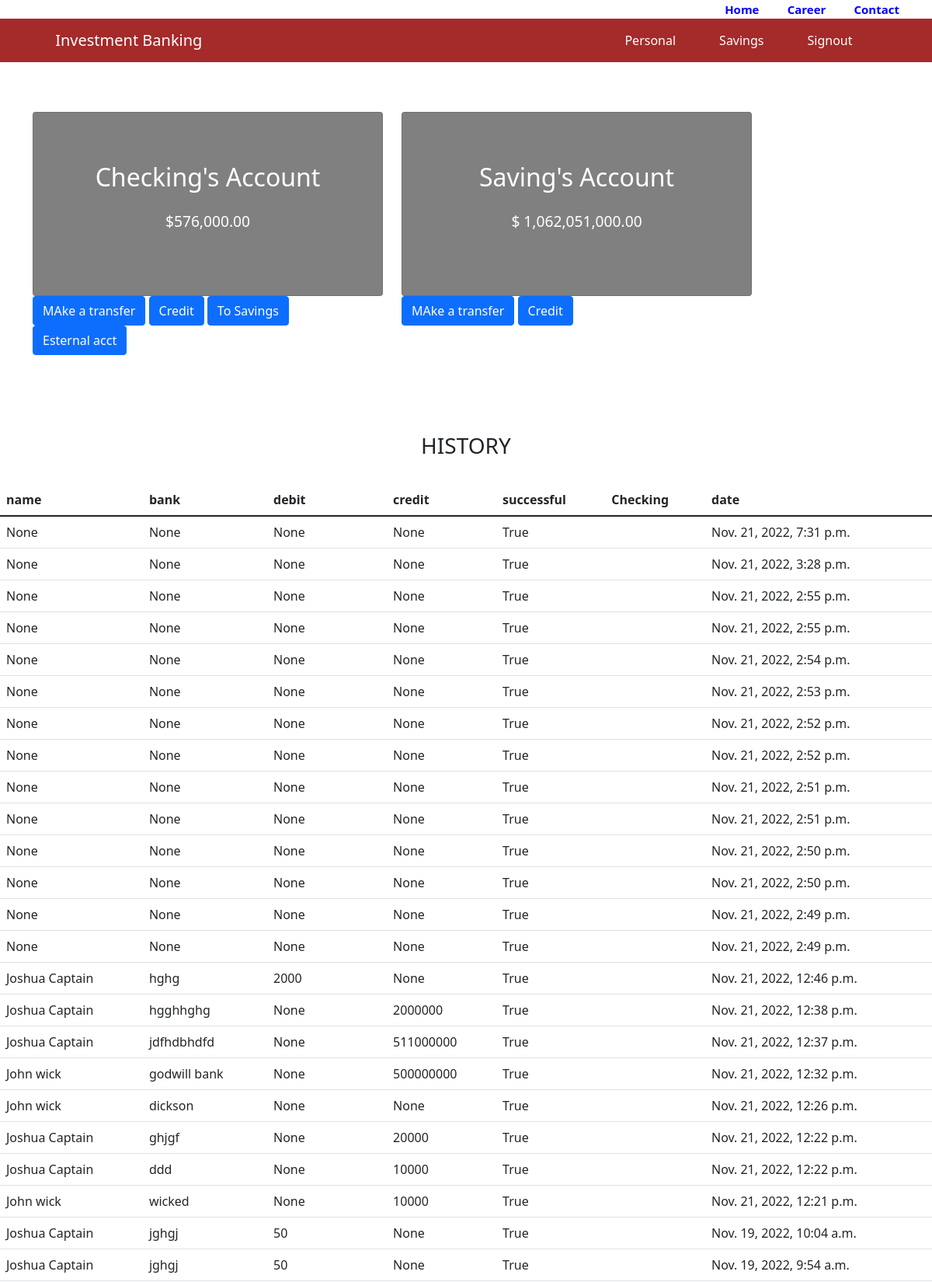
/main (signed in, upper part), run on the app's committed database.
### transfer/models.py (models this page shows, shortened)
class Saving(models.Model):
    user = models.ForeignKey(User, on_delete=models.CASCADE)
    s_acc_holder = models.CharField(max_length =250,blank=True, null=True)
    s_bank = models.CharField(max_length =250,blank=True, null=True)
    s_acc_name = models.CharField(max_length =250,blank=True, null=True)
    s_acc_num = models.IntegerField(blank=True, null=True)
    s_purpose = models.CharField(max_length =250)
    savings_account = models.BooleanField()
    s_credit = models.IntegerField(blank=True, null=True)
    s_debit = models.IntegerField(blank=True, null=True)
    s_balance = models.IntegerField(blank=True, null=True)
    s_success = models.BooleanField(default=False)
    s_debit_date = models.DateTimeField(auto_now_add=True)

### transfer/views.py (the view)
# urls.py: path('main',main,name = 'main'),
def main(request):
    incoming_debit = Checking.objects.filter(user__username = request.user.username).last()
    new_balance = incoming_debit.c_balance
    history = Checking.objects.filter(user__username = request.user.username, c_success =True).order_by('-id')
    bal = Saving.objects.filter(user__username = request.user.username).last()
    show_bal = bal.s_balance
    history2 = Saving.objects.filter(user__username = request.user.username, s_success =True).order_by('-id')
    added = Saving.objects.filter(user__username = request.user.username).last()
    new_add = int(added.s_balance)
    return render(request,'main.html', {
        'new_balance':new_balance,
        'history':history,
        'bal':bal,
        'show_bal':show_bal,
        'history2':history2,
        'new_add':new_add
        })

### transfer/templates/main.html (shortened to what this page needs)
{% extends "base.html" %}
{% load humanize %}
{% block header %} {% include "header.html" %}{% endblock header %}
{% block content %}
        <div class="mainacct">
          <div class="container">
              <div class="row">
                  <div class="col-lg-5">
                      <div class="card">
                          <h5 class="title">Checking's Account</h5>
                          <p>${{new_balance|floatformat:2|intcomma}}</p>
                      </div>
                      <a href="{% url 'checkings' %}" class="btn btn-primary">MAke a transfer</a>
                      <a href="{% url 'credit' %}" class="btn btn-primary">Credit</a>
                      <a href="{% url 'cktrs' %}" class="btn btn-primary">To Savings</a>
                      <a href="{% url 'me2me' %}" class="btn btn-primary">Esternal acct</a>
                  </div>
                  <div class="col-lg-5">
                    <div class="card">
                      <h5 class="title">Saving's Account</h5>
                      <p>$ {{show_bal|floatformat:2|intcomma}}</p>
                  </div>
                  <a href="{% url 'savings' %}" class="btn btn-primary">MAke a transfer</a>
                  <a href="{% url 'savings_cd' %}" class="btn btn-primary">Credit</a>
              </div>
                  </div>
              </div>
          </div>
      <div class="history_table">
        <h3 class="title">HISTORY</h3>
          <table class="table">
              <thead>
                <tr>
                  <th scope="col">name</th>
                  <th scope="col">bank</th>
                  <th scope="col">debit</th>
                  <th scope="col">credit</th>
                  <th scope="col">successful</th>
                  <th scope="col">Checking</th>
                  <th scope="col">date</th>
                </tr>
              </thead>
              <tbody>
                {% if history2 %}
                  {% for item in history2 %}
                    <tr>
                      <td>{{item.s_acc_holder}}</td>
                      <td>{{item.s_bank}}</td>
                      <td>{{item.s_debit}}</td>
                      <td>{{item.s_credit}}</td>
                      <td>{{item.s_success}}</td>
                      <td>{{item.Savings_account}}</td>
                      <td>{{item.s_debit_date}}</td>
                    </tr>
                  {% endfor %}
                {% endif %}
                    <br>
              </tbody>
            </table>
      </div>
{% endblock content %}

### transfer/templates/base.html (shortened to what this page needs)
<!doctype html>
{% load static %}
{% load humanize %}
<html lang="en">
  <head>
    <link href="https://cdn.jsdelivr.net/npm/bootstrap@5.1.3/dist/css/bootstrap.min.css" rel="stylesheet">
    <link rel="stylesheet" href="{% static '' %}css/style.css">
  </head>
  <body>
        <div class="first_bar">
            <div class="container ">
                    <div class="namove ">
                        <a href="{% url 'index' %}">Home</a>
                        <a href="">career</a>
                        <a href="">contact</a>
                    </div>
            </div>
        </div>
        {% block header %}    {% endblock header %}
        {% block content %}    {% endblock content %}
  </body>
</html>

### transfer/templates/header.html (shortened to what this page needs)
        <div class="banking">
            <div class="container">
                <div class="row justify-content-center">
                    <nav class="navbar navbar-expand-lg ">
                        <div class="container-fluid">
                          <a class="navbar-brand" href="index.html"><img src="https://image.shutterstock.com/image-vector/bank-icon-logo-vector-260nw-399995245.jpg" style="width:100px ;" alt=""> Investment Banking</a>
                          <div class="collapse navbar-collapse" id="navbarSupportedContent">
                            <ul class="navbar-nav me-auto mb-2 mb-lg-0">
                              {% if user.is_authenticated %}
                              <li class="nav-item">
                                <a class="nav-link" href="#">Personal</a>
                              </li>
                              <li class="nav-item">
                                <a class="nav-link" href="#">Savings</a>
                              </li>
                              <li class="nav-item">
                                <a class="nav-link" href="{% url 'signout' %}">Signout</a>
                              </li>
                              {% endif %}
                            </ul>
                          </div>
                        </div>
                      </nav>
                </div>
            </div>
        </div>

### transfer/static/css/style.css (style rules this page uses)
* { margin: 0; padding: 0; box-sizing: border-box; }
.namove { text-align: end; }
.namove a { padding-left: 2rem; font-weight: 600; font-size: 15px; text-transform: capitalize; text-decoration: none; color: blue; }
.banking a { color: white; }
#navbarSupportedContent { margin-left: 30rem; color: white; }
#navbarSupportedContent a { color: white; padding-left: 3rem; }
.banking { background: brown; }
.mainacct { padding-top: 4rem; }
.mainacct h5 { text-align: center; padding-bottom: 1rem; font-size: 2rem; text-transform: capitalize; color: white; }
.mainacct .card { padding-top: 4rem; padding-bottom: 4rem; background: gray; }
.mainacct p { text-align: center; font-size: larger; color: white; }
.history_table .title { text-align: center; padding-top: 100px; }

### data on the page
Saving: s_acc_holder "None", s_bank "None", s_debit "None", s_credit "None", s_success "True", s_debit_date "Nov. 21, 2022, 7:31 p.m."
Saving: s_acc_holder "None", s_bank "None", s_debit "None", s_credit "None", s_success "True", s_debit_date "Nov. 21, 2022, 3:28 p.m."
Saving: s_acc_holder "None", s_bank "None", s_debit "None", s_credit "None", s_success "True", s_debit_date "Nov. 21, 2022, 2:55 p.m."
Saving: s_acc_holder "None", s_bank "None", s_debit "None", s_credit "None", s_success "True", s_debit_date "Nov. 21, 2022, 2:55 p.m."
Saving: s_acc_holder "None", s_bank "None", s_debit "None", s_credit "None", s_success "True", s_debit_date "Nov. 21, 2022, 2:54 p.m."
Saving: s_acc_holder "None", s_bank "None", s_debit "None", s_credit "None", s_success "True", s_debit_date "Nov. 21, 2022, 2:53 p.m."
Saving: s_acc_holder "None", s_bank "None", s_debit "None", s_credit "None", s_success "True", s_debit_date "Nov. 21, 2022, 2:52 p.m."
Saving: s_acc_holder "None", s_bank "None", s_debit "None", s_credit "None", s_success "True", s_debit_date "Nov. 21, 2022, 2:52 p.m."
Saving: s_acc_holder "None", s_bank "None", s_debit "None", s_credit "None", s_success "True", s_debit_date "Nov. 21, 2022, 2:51 p.m."
Saving: s_acc_holder "None", s_bank "None", s_debit "None", s_credit "None", s_success "True", s_debit_date "Nov. 21, 2022, 2:51 p.m."
Saving: s_acc_holder "None", s_bank "None", s_debit "None", s_credit "None", s_success "True", s_debit_date "Nov. 21, 2022, 2:50 p.m."
Saving: s_acc_holder "None", s_bank "None", s_debit "None", s_credit "None", s_success "True", s_debit_date "Nov. 21, 2022, 2:50 p.m."
Saving: s_acc_holder "None", s_bank "None", s_debit "None", s_credit "None", s_success "True", s_debit_date "Nov. 21, 2022, 2:49 p.m."
Saving: s_acc_holder "None", s_bank "None", s_debit "None", s_credit "None", s_success "True", s_debit_date "Nov. 21, 2022, 2:49 p.m."
Saving: s_acc_holder "Joshua Captain", s_bank "hghg", s_debit "2000", s_credit "None", s_success "True", s_debit_date "Nov. 21, 2022, 12:46 p.m."
Saving: s_acc_holder "Joshua Captain", s_bank "hgghhghg", s_debit "None", s_credit "2000000", s_success "True", s_debit_date "Nov. 21, 2022, 12:38 p.m."
Saving: s_acc_holder "Joshua Captain", s_bank "jdfhdbhdfd", s_debit "None", s_credit "511000000", s_success "True", s_debit_date "Nov. 21, 2022, 12:37 p.m."
Saving: s_acc_holder "John wick", s_bank "godwill bank", s_debit "None", s_credit "500000000", s_success "True", s_debit_date "Nov. 21, 2022, 12:32 p.m."
Saving: s_acc_holder "John wick", s_bank "dickson", s_debit "None", s_credit "None", s_success "True", s_debit_date "Nov. 21, 2022, 12:26 p.m."
Saving: s_acc_holder "Joshua Captain", s_bank "ghjgf", s_debit "None", s_credit "20000", s_success "True", s_debit_date "Nov. 21, 2022, 12:22 p.m."
Saving: s_acc_holder "Joshua Captain", s_bank "ddd", s_debit "None", s_credit "10000", s_success "True", s_debit_date "Nov. 21, 2022, 12:22 p.m."
Saving: s_acc_holder "John wick", s_bank "wicked", s_debit "None", s_credit "10000", s_success "True", s_debit_date "Nov. 21, 2022, 12:21 p.m."
Saving: s_acc_holder "Joshua Captain", s_bank "jghgj", s_debit "50", s_credit "None", s_success "True", s_debit_date "Nov. 19, 2022, 10:04 a.m."
Saving: s_acc_holder "Joshua Captain", s_bank "jghgj", s_debit "50", s_credit "None", s_success "True", s_debit_date "Nov. 19, 2022, 9:54 a.m."

### other printed values
{{ new_balance|floatformat:2|intcomma }} "576,000.00"
{{ show_bal|floatformat:2|intcomma }} "1,062,051,000.00"
